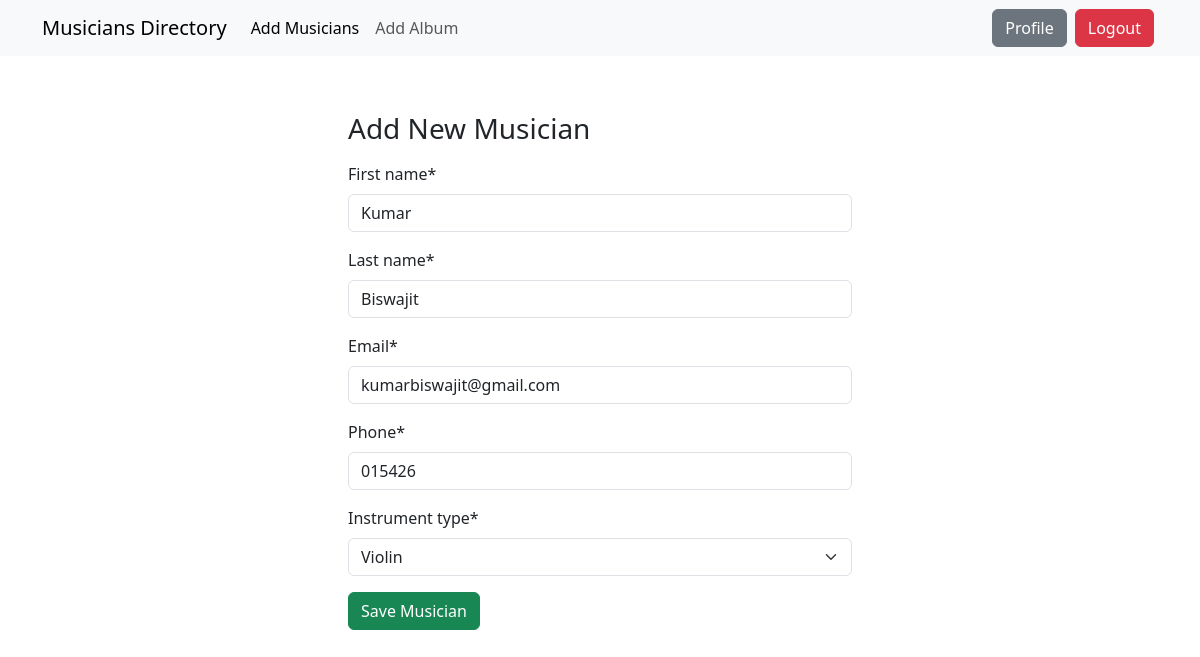
/musician/edit/8 (signed in), run on the app's committed database.
### musician/models.py (models this page shows, shortened)
class MusiciansModel(models.Model):
    first_name = models.CharField(max_length=50)
    last_name = models.CharField(max_length=50)
    email = models.EmailField()
    phone = models.CharField(max_length=11)
    instruments = [
        ('Violin', 'Violin'),
        ('Guitar', 'Guitar'),
        ('Drums', 'Drums'),
        ('Keyboard', 'Keyboard')
    ]
    instrument_type = models.CharField(choices=instruments, max_length=8)

### musician/views.py (the view)
# urls.py: path('edit/<int:id>', views.UpdateMusicianView.as_view(), name ='edit_Musician'),
@method_decorator(login_required, name='dispatch')
class UpdateMusicianView(UpdateView):
    model = MusiciansModel
    form_class = MusiciansForm
    template_name = 'musician/add_Musician.html'
    pk_url_kwarg = 'id'
    success_url = reverse_lazy('index')

### musician/forms.py
class MusiciansForm(forms.ModelForm):
    class Meta:
        model = MusiciansModel
        fields = '__all__'

### musician/templates/musician/add_Musician.html (shortened to what this page needs)
{% extends "base.html" %}
{% block content %}
{% load crispy_forms_tags %}
<div class="w-50 p-5 m-auto">
    <h3 class="py-2">Add New Musician </h3>
    <form method='post' action=''>
        {{form | crispy}}
        <button class="btn btn-success">Save Musician</button>
    </form>
</div>
{% endblock content %}

### data on the page
MusiciansModel: first_name "Kumar", last_name "Biswajit", email "kumarbiswajit@gmail.com", phone "015426", instrument_type "Violin"
